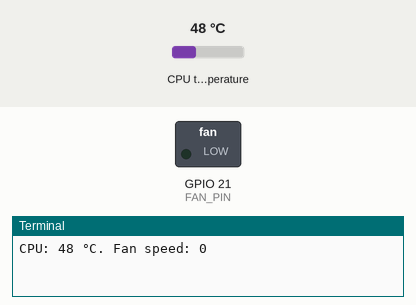
Recording of a program running on a simulated Raspberry Pi (BCM pin numbers). Shown: switched loads named in the program (green lamp = pin HIGH), the last lines printed to the terminal. Inputs (shaded band) come from the test bench; at power-on: CPU temperature 48 °C. Files the program writes start out absent.

Above: at 1.2 s.
1.3 s: CPU temperature set to 51 °C
At 11.2 s:
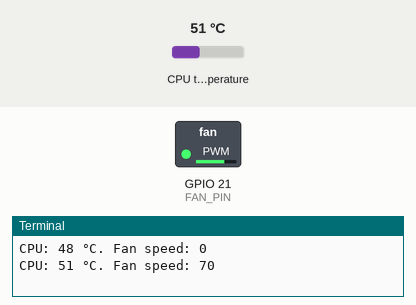
11.5 s: CPU temperature set to 31 °C
At 21.2 s:
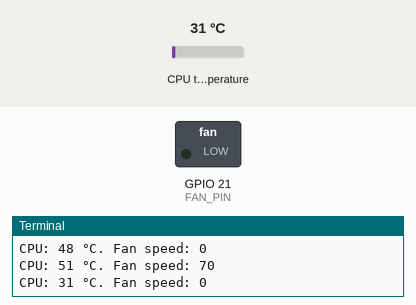
21.5 s: CPU temperature set to 58 °C
At 31.2 s:
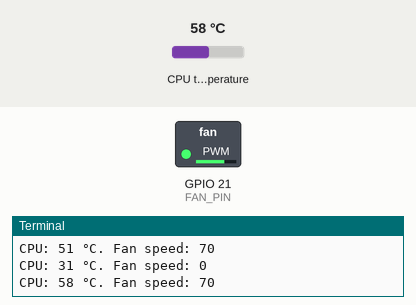
31.5 s: CPU temperature set to 39 °C
At 41.4 s:
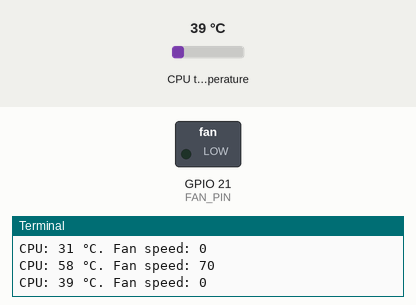
Timing chart, 0 to 42.5 s (numbered marks = the images above; inputs shaded):
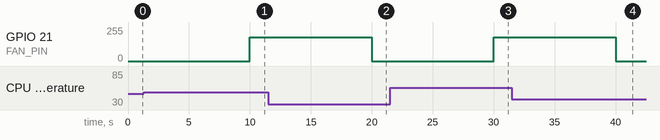

Measured:
- the behaviour switches between 49 and 50 °C on CPU temperature (found by bisection; images 0 and 1)
- after the input at 1.3 s, GPIO 21 (FAN_PIN): 0/255 → 179/255 after 8.7 s
- after the input at 11.5 s, GPIO 21 (FAN_PIN): 179/255 → 0/255 after 8.5 s
- after the input at 21.5 s, GPIO 21 (FAN_PIN): 0/255 → 179/255 after 8.5 s
- after the input at 31.5 s, GPIO 21 (FAN_PIN): 179/255 → 0/255 after 8.5 s

The program:

fan.py
```python
#!/usr/bin/python
# -*- coding: utf-8 -*-

import RPi.GPIO as GPIO
import time
import sys
import sqlite3

# Configuration
FAN_PIN = 21            # BCM pin used to drive transistor's base
WAIT_TIME = 10           # [s] Time to wait between each refresh
FAN_MIN = 40            # [%] Fan minimum speed.
PWM_FREQ = 25           # [Hz] Change this value if fan has strange behavior

# Configurable temperature and fan speed steps
tempSteps = [40, 50]    # [°C]
speedSteps = [50, 70]   # [%]

# Fan speed will change only of the difference of temperature is higher than hysteresis
hyst = 1

# Setup GPIO pin
GPIO.setmode(GPIO.BCM)
GPIO.setup(FAN_PIN, GPIO.OUT, initial=GPIO.LOW)
fan=GPIO.PWM(FAN_PIN,PWM_FREQ)
fan.start(0);

i = 0
cpuTempOld=0
fanSpeedOld=0
fanSpeed = 0

conn = sqlite3.connect('cpu_temp.db')
db = conn.cursor()
db.execute('''
        create table if not exists cpu_temp
        (id integer primary key autoincrement,
        datetime text,
        cpu_temp integer,
        fan_speed integer
        )
        ''')

# We must set a speed value for each temperature step
if(len(speedSteps) != len(tempSteps)):
    print("Numbers of temp steps and speed steps are different")
    exit(0)
try:
    while (1):
        # Read CPU temperature
        cpuTempFile=open("/sys/class/thermal/thermal_zone0/temp","r")
        cpuTemp=int(cpuTempFile.read())/1000
        cpuTempFile.close()
        if(cpuTemp >= tempSteps[1]):
            fanSpeed = speedSteps[1]
        elif(cpuTemp < tempSteps[0]):
            fanSpeed = 0
        elif(fanSpeed != 0):
            fanSpeed = round((speedSteps[1]-speedSteps[0])\
                       /(tempSteps[1]-tempSteps[0])\
                       *(cpuTemp-tempSteps[0])\
                       +speedSteps[0],1)

        print "CPU:", cpuTemp, "°C. Fan speed:", fanSpeed
        db.execute('''insert into cpu_temp(datetime, cpu_temp, fan_speed)values(datetime('now', 'localtime'),?,?)''', (cpuTemp, fanSpeed))
        conn.commit()
        if((fanSpeed != fanSpeedOld) ):
            if((fanSpeed >= FAN_MIN) or (fanSpeed == 0)):
                fan.ChangeDutyCycle(fanSpeed)
                fanSpeedOld = fanSpeed

        # Wait until next refresh
        time.sleep(WAIT_TIME)

# If a keyboard interrupt occurs (ctrl + c), the GPIO is set to 0 and the program exits.
except(KeyboardInterrupt):
    print("Fan ctrl interrupted by keyboard")
    conn.close()
    GPIO.cleanup()
    sys.exit()
```
